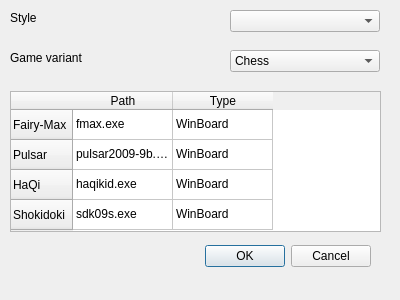
<?xml version="1.0" encoding="UTF-8"?>
<ui version="4.0">
 <class>SettingsDialog</class>
 <widget class="QDialog" name="SettingsDialog">
  <property name="geometry">
   <rect>
    <x>0</x>
    <y>0</y>
    <width>400</width>
    <height>300</height>
   </rect>
  </property>
  <property name="windowTitle">
   <string>Dialog</string>
  </property>
  <widget class="QDialogButtonBox" name="buttonBox">
   <property name="geometry">
    <rect>
     <x>30</x>
     <y>240</y>
     <width>341</width>
     <height>32</height>
    </rect>
   </property>
   <property name="orientation">
    <enum>Qt::Horizontal</enum>
   </property>
   <property name="standardButtons">
    <set>QDialogButtonBox::Cancel|QDialogButtonBox::Ok</set>
   </property>
  </widget>
  <widget class="QComboBox" name="stylesComboBox">
   <property name="geometry">
    <rect>
     <x>230</x>
     <y>10</y>
     <width>150</width>
     <height>22</height>
    </rect>
   </property>
  </widget>
  <widget class="QLabel" name="stylesLabel">
   <property name="geometry">
    <rect>
     <x>10</x>
     <y>10</y>
     <width>80</width>
     <height>16</height>
    </rect>
   </property>
   <property name="text">
    <string>Style</string>
   </property>
  </widget>
  <widget class="QTableWidget" name="tableWidget">
   <property name="geometry">
    <rect>
     <x>10</x>
     <y>91</y>
     <width>371</width>
     <height>141</height>
    </rect>
   </property>
   <row>
    <property name="text">
     <string>Fairy-Max</string>
    </property>
   </row>
   <row>
    <property name="text">
     <string>Pulsar</string>
    </property>
   </row>
   <row>
    <property name="text">
     <string>HaQi</string>
    </property>
   </row>
   <row>
    <property name="text">
     <string>Shokidoki</string>
    </property>
   </row>
   <column>
    <property name="text">
     <string>Path</string>
    </property>
   </column>
   <column>
    <property name="text">
     <string>Type</string>
    </property>
   </column>
   <item row="0" column="0">
    <property name="text">
     <string>fmax.exe</string>
    </property>
   </item>
   <item row="0" column="1">
    <property name="text">
     <string>WinBoard</string>
    </property>
   </item>
   <item row="1" column="0">
    <property name="text">
     <string>pulsar2009-9b.exe</string>
    </property>
   </item>
   <item row="1" column="1">
    <property name="text">
     <string>WinBoard</string>
    </property>
   </item>
   <item row="2" column="0">
    <property name="text">
     <string>haqikid.exe</string>
    </property>
   </item>
   <item row="2" column="1">
    <property name="text">
     <string>WinBoard</string>
    </property>
   </item>
   <item row="3" column="0">
    <property name="text">
     <string>sdk09s.exe</string>
    </property>
   </item>
   <item row="3" column="1">
    <property name="text">
     <string>WinBoard</string>
    </property>
   </item>
  </widget>
  <widget class="QComboBox" name="variantsComboBox">
   <property name="geometry">
    <rect>
     <x>230</x>
     <y>50</y>
     <width>150</width>
     <height>22</height>
    </rect>
   </property>
   <item>
    <property name="text">
     <string>Chess</string>
    </property>
   </item>
   <item>
    <property name="text">
     <string>Xiangqi</string>
    </property>
   </item>
   <item>
    <property name="text">
     <string>Shogi</string>
    </property>
   </item>
   <item>
    <property name="text">
     <string>Sho Shogi</string>
    </property>
   </item>
   <item>
    <property name="text">
     <string>Chu Shogi</string>
    </property>
   </item>
   <item>
    <property name="text">
     <string>True Chess</string>
    </property>
   </item>
  </widget>
  <widget class="QLabel" name="variantsLabel">
   <property name="geometry">
    <rect>
     <x>10</x>
     <y>50</y>
     <width>80</width>
     <height>16</height>
    </rect>
   </property>
   <property name="text">
    <string>Game variant</string>
   </property>
  </widget>
 </widget>
 <resources/>
 <connections>
  <connection>
   <sender>buttonBox</sender>
   <signal>accepted()</signal>
   <receiver>SettingsDialog</receiver>
   <slot>accept()</slot>
   <hints>
    <hint type="sourcelabel">
     <x>248</x>
     <y>254</y>
    </hint>
    <hint type="destinationlabel">
     <x>157</x>
     <y>274</y>
    </hint>
   </hints>
  </connection>
  <connection>
   <sender>buttonBox</sender>
   <signal>rejected()</signal>
   <receiver>SettingsDialog</receiver>
   <slot>reject()</slot>
   <hints>
    <hint type="sourcelabel">
     <x>316</x>
     <y>260</y>
    </hint>
    <hint type="destinationlabel">
     <x>286</x>
     <y>274</y>
    </hint>
   </hints>
  </connection>
 </connections>
</ui>
